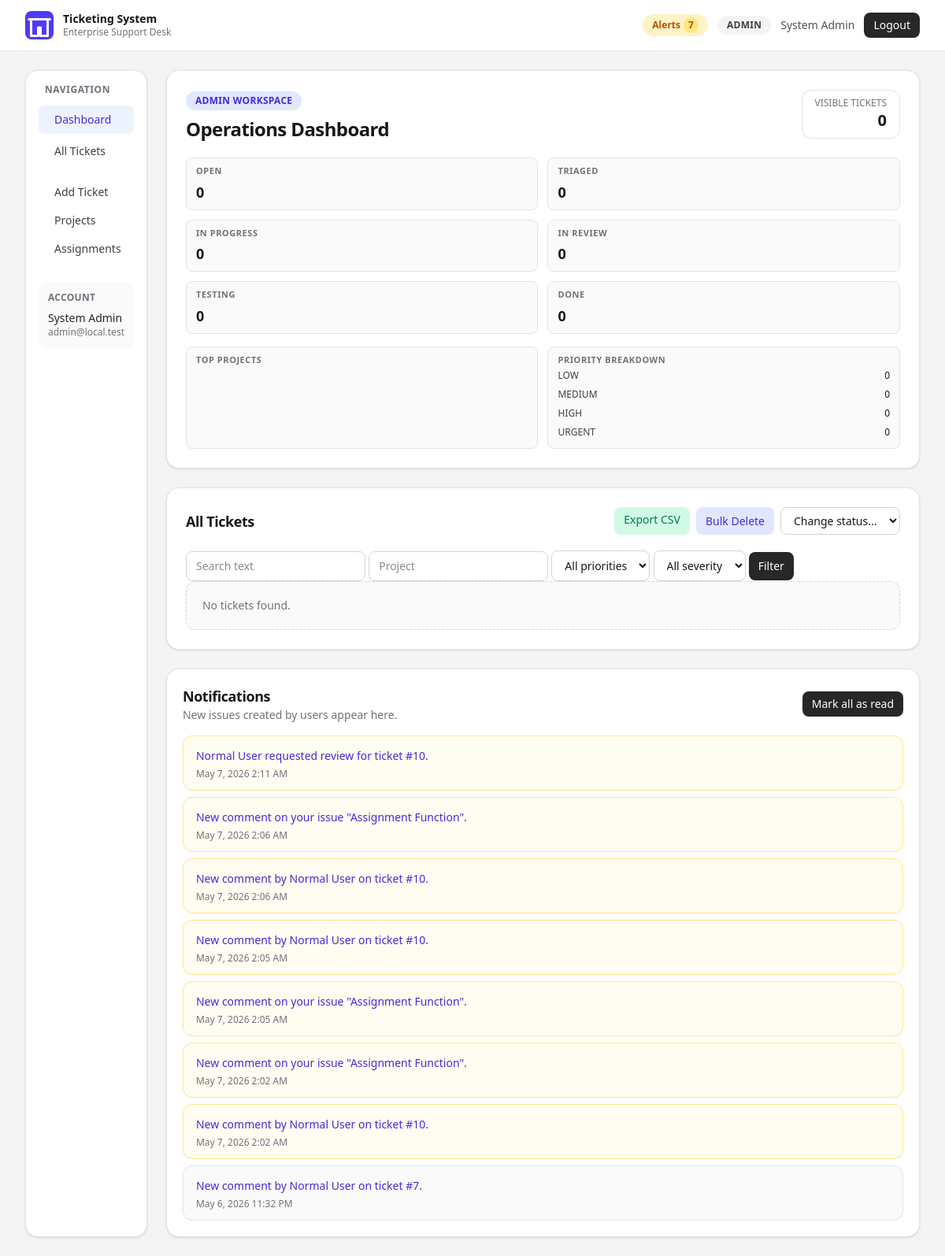
Before: /?status=TRIAGED (signed in) with the older database file.
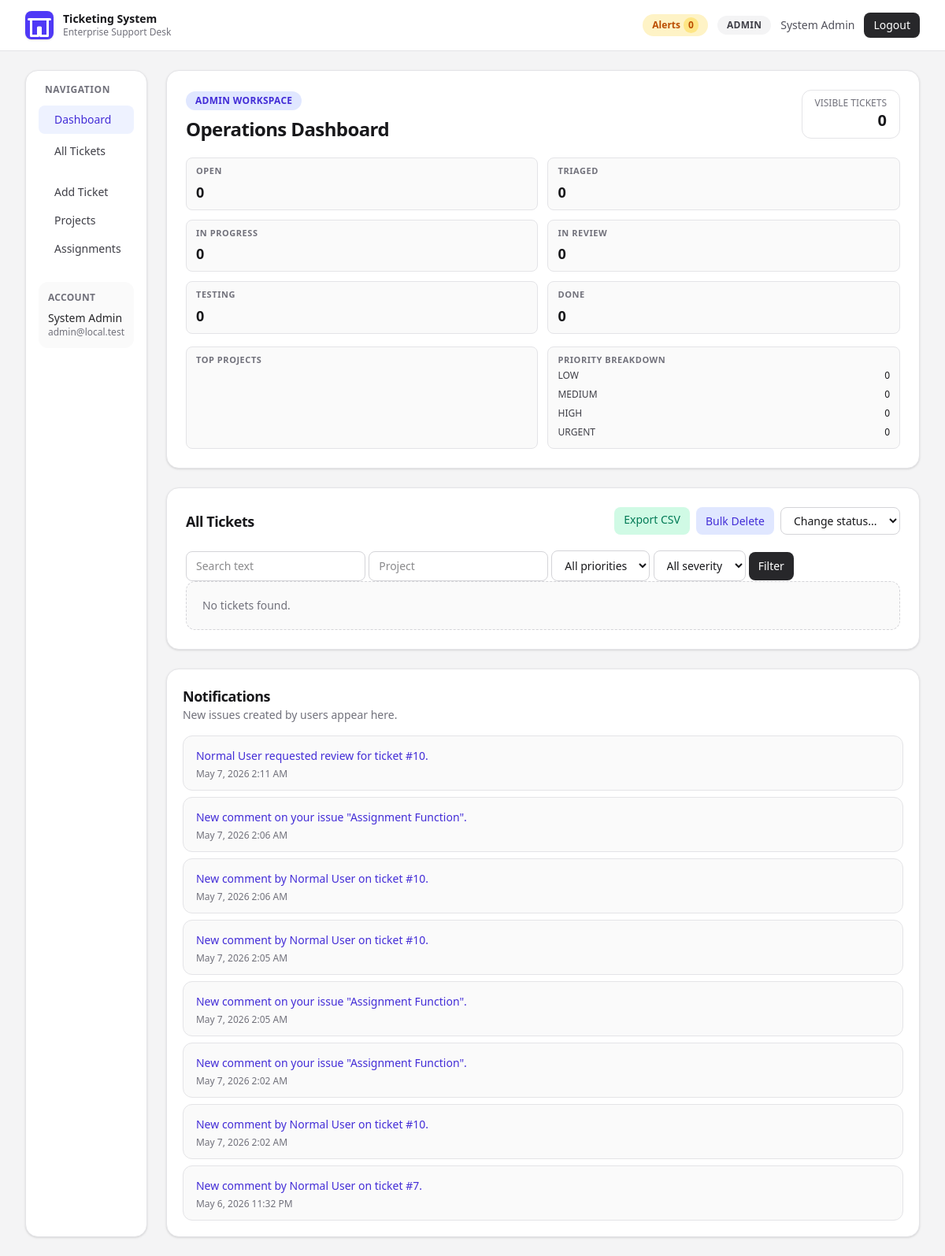
After: the same page with the newer database file.
### src/db.php (called while the page is built, shortened)
<?php
function db(): PDO
{
    static $pdo = null;
    if ($pdo instanceof PDO) {
        return $pdo;
    }
    $databasePath = dirname(__DIR__) . '/prisma/dev.db';
    $pdo = new PDO('sqlite:' . $databasePath);
    $pdo->setAttribute(PDO::ATTR_ERRMODE, PDO::ERRMODE_EXCEPTION);
    $pdo->setAttribute(PDO::ATTR_DEFAULT_FETCH_MODE, PDO::FETCH_ASSOC);
    return $pdo;
}

### src/tickets.php (called while the page is built, shortened)
<?php
function listAssignableUsers(): array
{
    return db()->query(
        "SELECT id, name, role FROM User ORDER BY name ASC"
    )->fetchAll();
}
function unreadNotificationCount(array $user): int
{
    $stmt = db()->prepare(
        'SELECT COUNT(*) FROM Notification WHERE userId = :userId AND isRead = 0'
    );
    $stmt->execute(['userId' => (int) $user['id']]);
    return (int) $stmt->fetchColumn();
}

### src/auth.php (called while the page is built, shortened)
<?php
function isAdmin(array $user): bool
{
    return ($user['role'] ?? '') === 'ADMIN';
}

### public/index.php (the view, shortened to what the changed rows need)
<?php
require_once __DIR__ . '/../src/db.php';
require_once __DIR__ . '/../src/auth.php';
require_once __DIR__ . '/../src/tickets.php';
$loginError = null;
$user = currentUser();
$unreadNotificationCount = 0;
try {
    if ($user !== null) {
        $unreadNotificationCount = unreadNotificationCount($user);
        $assignableUsers = listAssignableUsers();
    }
} catch (Throwable $e) {
    $error = $e->getMessage();
    $tickets = [];
}
?>
<!DOCTYPE html>
<html lang="en">
<head>
  <link rel="stylesheet" href="/assets/app.css">
</head>
<body class="min-h-screen bg-zinc-100 text-zinc-900 antialiased">
  <nav class="sticky top-0 z-30 border-b border-zinc-200 bg-white/95 backdrop-blur">
    <div class="mx-auto flex h-16 max-w-[1400px] items-center justify-between px-4 sm:px-6 lg:px-8">
      <div class="flex items-center gap-3">
        <?php if ($user !== null): ?>
          <a id="admin-alert-chip" href="#notifications-section" class="inline-flex items-center gap-1 rounded-full bg-amber-100 px-3 py-1 text-xs font-semibold text-amber-700 hover:bg-amber-200">
            Alerts
            <span id="admin-alert-count" class="rounded-full bg-amber-200 px-1.5 py-0.5"><?= $unreadNotificationCount ?></span>
          </a>
          <span class="rounded-full bg-zinc-100 px-3 py-1 text-xs font-semibold uppercase tracking-wide text-zinc-700"><?= htmlspecialchars((string) $user['role'], ENT_QUOTES, 'UTF-8') ?></span>
          <span class="hidden text-sm text-zinc-600 md:inline"><?= htmlspecialchars((string) $user['name'], ENT_QUOTES, 'UTF-8') ?></span>
          <form method="post">
            <button class="rounded-lg bg-zinc-800 px-3 py-1.5 text-sm font-medium text-white transition hover:bg-zinc-900">Logout</button>
          </form>
        <?php else: ?>
          <span class="text-sm text-zinc-600">Sign in required</span>
        <?php endif; ?>
      </div>
    </div>
  </nav>
  <main class="mx-auto max-w-[1400px] px-4 py-6 sm:px-6 lg:px-8">
    <?php if ($user === null): ?>
      <section class="mx-auto grid max-w-5xl overflow-hidden rounded-3xl border border-zinc-200/80 bg-white shadow-2xl shadow-indigo-900/10 lg:grid-cols-2">
        <div class="relative hidden bg-gradient-to-br from-indigo-600 via-indigo-700 to-violet-700 p-8 text-white lg:block">
          <div class="absolute -right-16 -top-16 h-48 w-48 rounded-full bg-white/10"></div>
          <div class="absolute -bottom-14 -left-14 h-40 w-40 rounded-full bg-violet-300/20"></div>
          <p class="relative inline-flex rounded-full border border-white/30 bg-white/10 px-3 py-1 text-xs font-semibold uppercase tracking-widest">Support Portal</p>
          <h1 class="relative mt-6 text-3xl font-bold leading-tight">Professional ticket management for your team</h1>
          <p class="relative mt-4 text-sm text-indigo-100">Stay on top of incidents with role-based access, clear priorities, and streamlined workflows.</p>
        </div>
        <div class="p-6 sm:p-8">
          <h1 class="text-2xl font-bold tracking-tight text-zinc-900">Sign in to Dashboard</h1>
          <p class="mt-2 text-sm text-zinc-600">Use seeded accounts: `admin@local.test` / `admin123` or `user@local.test` / `user123`.</p>
        <?php if ($loginError !== null): ?>
          <div class="mt-4 rounded-xl border border-rose-200 bg-rose-50 px-3 py-2 text-sm text-rose-700"><?= htmlspecialchars($loginError, ENT_QUOTES, 'UTF-8') ?></div>
        <?php endif; ?>
        <form method="post" class="mt-6 space-y-4">
          <input type="hidden" name="action" value="login">
          <label class="block text-sm">
            <span class="mb-1.5 block font-medium text-zinc-700">Email</span>
            <input name="email" type="email" required class="w-full rounded-xl border border-zinc-300 px-3 py-2.5 focus:border-indigo-300 focus:outline-none focus:ring focus:ring-indigo-200">
          </label>
          <label class="block text-sm">
            <span class="mb-1.5 block font-medium text-zinc-700">Password</span>
            <input name="password" type="password" required class="w-full rounded-xl border border-zinc-300 px-3 py-2.5 focus:border-indigo-300 focus:outline-none focus:ring focus:ring-indigo-200">
          </label>
          <button class="inline-flex w-full justify-center rounded-xl bg-indigo-600 px-4 py-2.5 font-medium text-white shadow-sm shadow-indigo-600/30 transition hover:-translate-y-0.5 hover:bg-indigo-700">Sign In</button>
        </form>
        </div>
      </section>
    <?php else: ?>
      <section class="flex gap-6">
        <div class="flex-1 space-y-6">
          <header class="rounded-2xl border border-zinc-200 bg-white p-6 shadow-sm">
            <div class="flex flex-wrap items-start justify-between gap-4">
              <div>
                <h1 class="mt-2 text-2xl font-bold tracking-tight"><?= isAdmin($user) ? 'Operations Dashboard' : 'My Support Dashboard' ?></h1>
              </div>
            </div>
          </header>
          <form method="post" id="bulk-form">
            <div class="rounded-2xl border border-zinc-200 bg-white p-6 shadow-sm xl:col-span-12">
              <div class="mb-5 flex flex-wrap items-center justify-between gap-3">
                <h2 class="text-lg font-semibold tracking-tight"><?= isAdmin($user) ? 'All Tickets' : 'My Tickets' ?></h2>
              </div>
            </div>
          <section id="notifications-section" class="rounded-2xl border border-zinc-200 bg-white p-5 shadow-sm">
            <div class="flex flex-wrap items-center justify-between gap-3">
              <div>
                <h2 class="text-lg font-semibold tracking-tight">Notifications</h2>
              </div>
              <?php if ($unreadNotificationCount > 0): ?>
                <form method="post" id="mark-read-form">
                  <button class="rounded-lg bg-zinc-800 px-3 py-1.5 text-sm font-medium text-white hover:bg-zinc-900">
                    Mark all as read
                  </button>
                </form>
              <?php endif; ?>
            </div>
          </section>
        </div>
      </section>
    <?php endif; ?>
  </main>
</body>
</html>

Changed rows visible on the page:
changed notification "Normal User requested review for ticket #10.": isRead False → True (drawn)
changed notification (number 2 of 8 on the later page): isRead False → True (drawn)
changed notification (number 3 of 8 on the later page): isRead False → True (drawn)
changed notification (number 4 of 8 on the later page): isRead False → True (drawn)
changed notification (number 5 of 8 on the later page): isRead False → True (drawn)
changed notification (number 6 of 8 on the later page): isRead False → True (drawn)
changed notification (number 7 of 8 on the later page): isRead False → True (drawn)
Other visible differences:
$unreadNotificationCount: "7" → "0"
text no longer shown: "Mark all as read"
